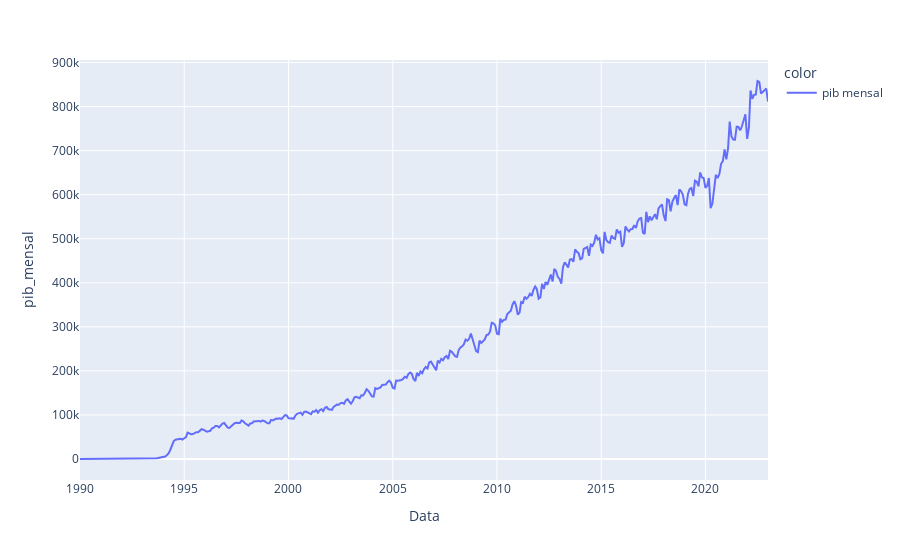

The notebook cell this image was saved under:
### Code cell
fig = px.line(dff, y="pib_mensal", color=px.Constant("pib mensal"))
fig

### Figure 1 — Plotly figure (JSON) as saved in the notebook; plotly's stock layout.template omitted (floating-point values rounded to 4 significant figures; data arrays with more than 128 entries replaced by an {"elided": "..."} marker saying what was removed)
{"data": [{"hovertemplate": "color=pib mensal<br>Data=%{x}<br>pib_mensal=%{y}<extra></extra>", "legendgroup": "pib mensal", "line": {"color": "#636efa", "dash": "solid"}, "marker": {"symbol": "circle"}, "mode": "lines", "name": "pib mensal", "orientation": "v", "showlegend": true, "type": "scatter", "x": {"elided": "397 str values"}, "xaxis": "x", "y": {"elided": "397 float values"}, "yaxis": "y"}], "layout": {"legend": {"title": {"text": "color"}, "tracegroupgap": 0}, "margin": {"t": 60}, "xaxis": {"anchor": "y", "domain": [0, 1], "title": {"text": "Data"}}, "yaxis": {"anchor": "x", "domain": [0, 1], "title": {"text": "pib_mensal"}}}}
